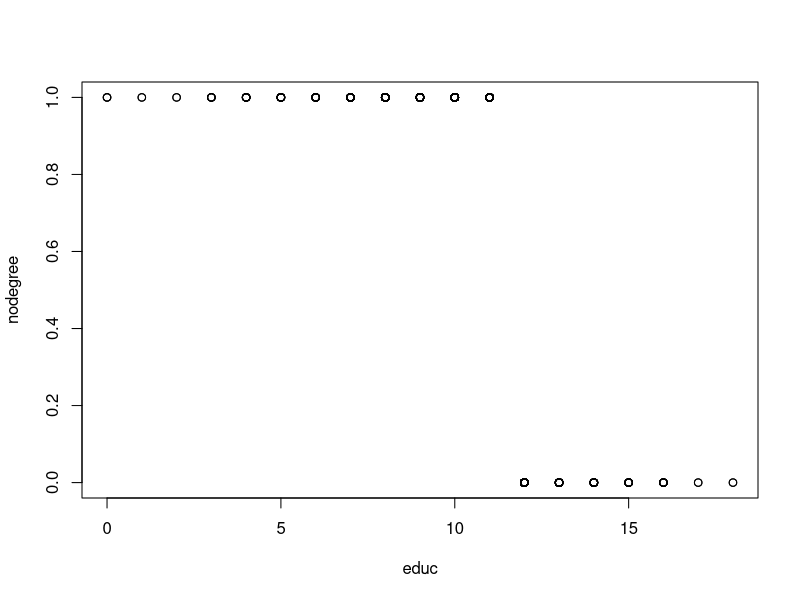
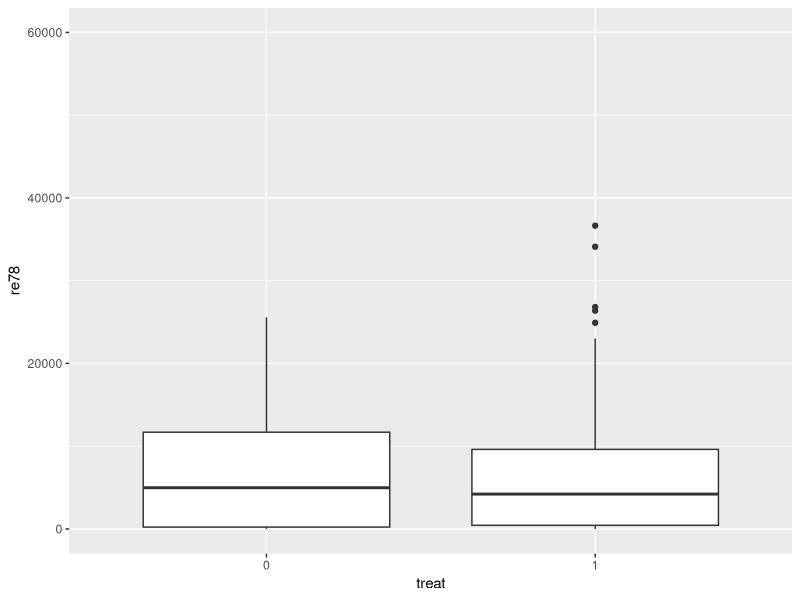
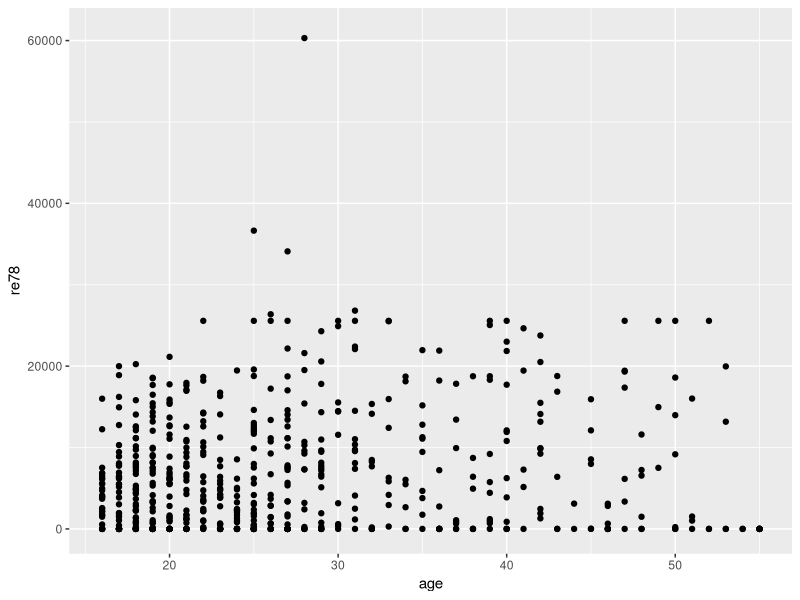
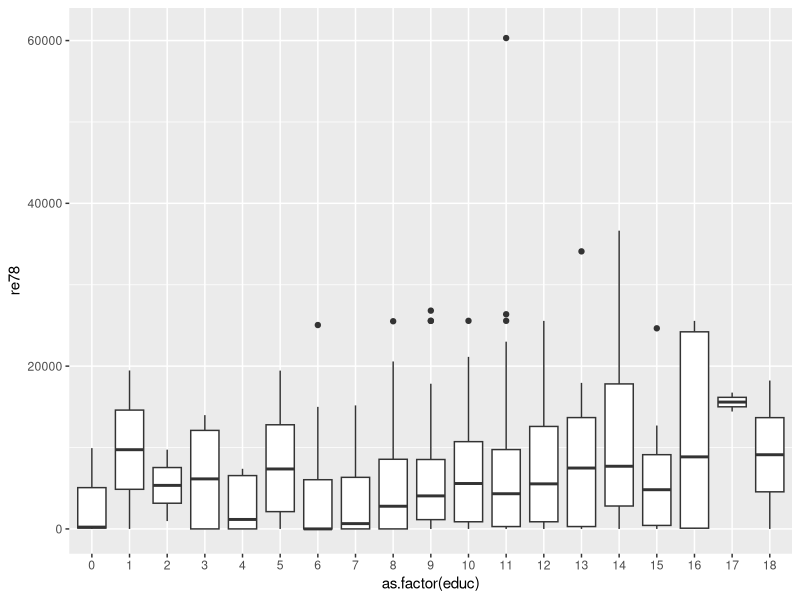
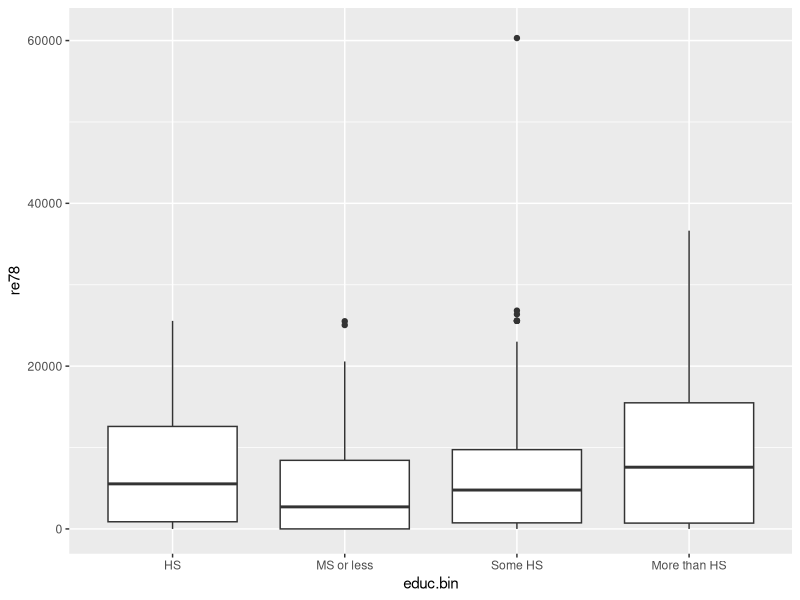
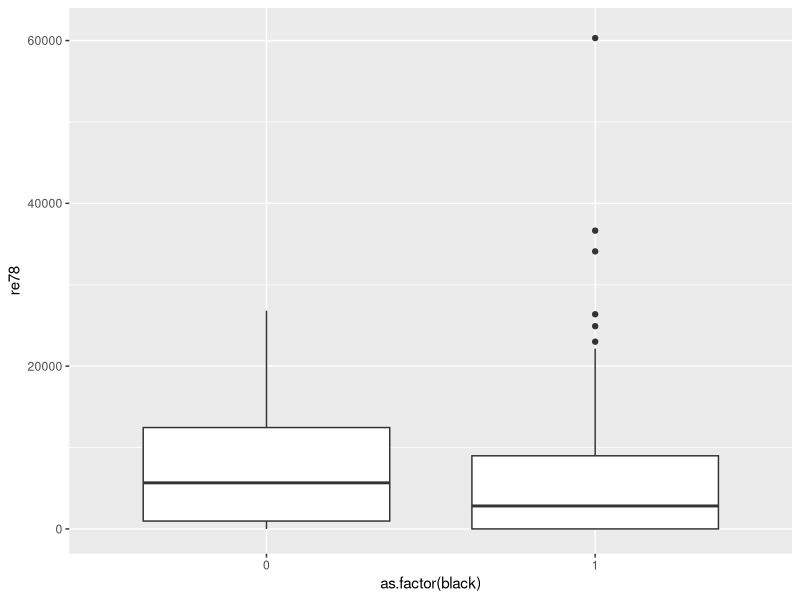
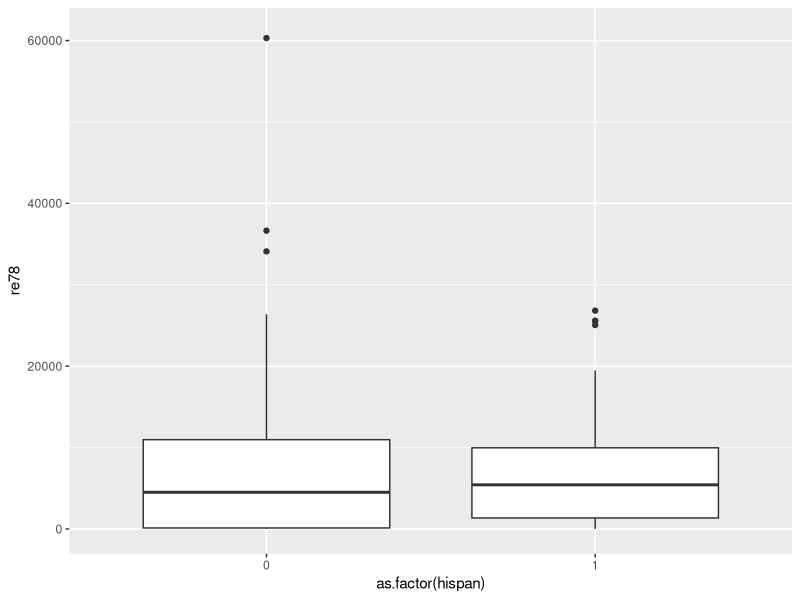
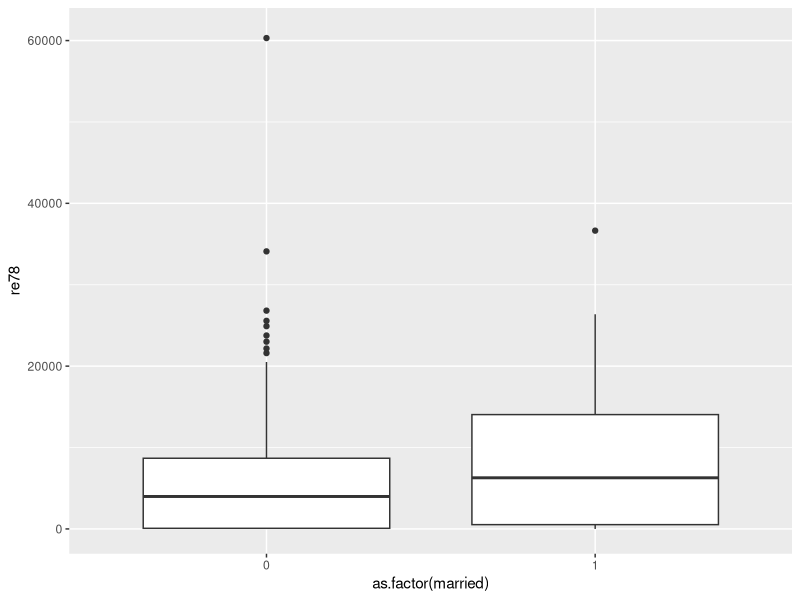

The R script that drew these images, in order:
setwd('/Users/annaberman/Desktop/702 Modeling/Assignments/Team Project 1')
library(ggplot2)
library(dplyr)
library(gridExtra)


# Load the data
lalonde <- read.csv('lalondedata.txt') %>%
    mutate(treat = as.factor(treat)) %>%
    mutate(treat = factor(treat, levels = c(0, 1))) %>%
    # logs
    mutate(re78_altered = re78 + .00000001,
           re78L = log(re78_altered),
           re74_altered = re74 + .00000001,
           re74L = log(re74_altered),
           ageL = log(age)) %>%
    # mean centering
    mutate(re78c = re78 - mean(re78),
           re78cl = re78L - mean(re78L),
           re78_altered = re78 + .00000001,
           re74Lc = re74L - mean(re74L),
           re75c = re75 - mean(re75),
           re74c = re74 - mean(re74),
           agec = age - mean(age)) %>%
    # educ
    mutate(educ.bin = ifelse(educ < 9, 'MS or less',
                             ifelse(educ < 12, 'Some HS',
                                    ifelse(educ == 12, 'HS', 'More than HS')))) %>%
    mutate(educ.bin = factor(educ.bin, levels = c('HS', 'MS or less', 'Some HS', 'More than HS'))) %>%
    # re74 bin
    mutate(re74.bin = ifelse(re74 < 2000, '<2000', '2000+'))
summary(lalonde)



# LINEAR: EXPLORATORY DATA ANALYSIS -----------------------------------------------

# Don't include nodegree
plot(nodegree ~ educ, data = lalonde)
table(lalonde$nodegree, lalonde$educ)

# TREAT
ggplot(lalonde) +
    geom_boxplot(mapping = aes(x = treat, y = re78)) + 
    ylim(c(0,60000))

# AGE
# Maybe needs a log
ggplot(lalonde) +
    geom_point(mapping = aes(x = age, y = re78)) + 
    ylim(c(0,61000))

# EDUC
# Linear positive effect past 8th grade
# Bin before 8th, HS, post
# Maybe continuous, maybe bins
ggplot(lalonde) +
    geom_boxplot(mapping = aes(x = as.factor(educ), y = re78)) + 
    ylim(c(0,61000))
table(as.factor(lalonde$educ))

ggplot(lalonde) +
    geom_boxplot(mapping = aes(x = educ.bin, y = re78)) + 
    ylim(c(0,61000))

# BLACK
# Negative effect, outlier 
ggplot(lalonde) +
    geom_boxplot(mapping = aes(x = as.factor(black), y = re78)) + 
    ylim(c(0,61000))

# HISPAN
# Maybe, outlier non-hispanic
ggplot(lalonde) +
    geom_boxplot(mapping = aes(x = as.factor(hispan), y = re78)) + 
    ylim(c(0,61000))

# MARRIED
# Positive
ggplot(lalonde) +
    geom_boxplot(mapping = aes(x = as.factor(married), y = re78)) + 
    ylim(c(0,61000))

# NODEGREE
# Negative
ggplot(lalonde) +
    geom_boxplot(mapping = aes(x = as.factor(nodegree), y = re78)) + 
    ylim(c(0,61000))


# RE74
# Negative
ggplot(lalonde) +
    geom_point(mapping = aes(x = re74, y = re78)) + 
    ylim(c(0,61000)) + 
    xlim(c(0,61000)) 

# RE75
# Negative
ggplot(lalonde) +
    geom_point(mapping = aes(x = re75, y = re78)) + 
    ylim(c(0,61000)) + 
    xlim(c(0,61000))

# RE74 vs. RE75
# People making less in 75 than 74
ggplot(lalonde) +
    geom_point(mapping = aes(x = re74, y = re75)) + 
    ylim(c(0,61000)) + 
    xlim(c(0,61000))

# Histogram of salaries per year
ggplot(lalonde) +
    geom_histogram(mapping = aes(re78, alpha = .5), fill = 'green') + 
    geom_histogram(mapping = aes(re74, alpha = .5), fill = 'blue') +
    geom_histogram(mapping = aes(re75, alpha = .5), fill = 'red') 

# We can have both 74 and 75 in our model!
cor(lalonde$re74, lalonde$re75)



# INTERACTION EFFECTS
# AGE
# Probably no interaction effect
ggplot(lalonde) +
    geom_point(mapping = aes(x = age, y = re78)) + 
    ylim(c(0,61000)) + 
    facet_grid(. ~ treat)

# Logging didn't help
ggplot(lalonde) +
    geom_point(mapping = aes(x = ageL, y = re78)) + 
    ylim(c(0,61000)) + 
    facet_grid(. ~ treat)

# EDUC
# Yes
# The more education you have the better the treatment works
ggplot(lalonde) +
    geom_boxplot(mapping = aes(x = as.factor(educ), y = re78)) + 
    ylim(c(0,61000)) + 
    facet_grid(. ~ treat)
table(as.factor(lalonde$educ))

ggplot(lalonde) +
    geom_boxplot(mapping = aes(x = educ.bin, y = re78)) + 
    ylim(c(0,61000)) + 
    facet_grid(. ~ treat)


# No interaction
ggplot(lalonde) +
    geom_point(mapping = aes(x = re74, y = re78)) + 
    ylim(c(0,61000)) + 
    facet_grid(. ~ educ.bin)



# BLACK
# Probably not
ggplot(lalonde) +
    geom_boxplot(mapping = aes(x = as.factor(black), y = re78)) + 
    ylim(c(0,61000)) + 
    facet_grid(. ~ treat)

# HISPAN
# No
ggplot(lalonde) +
    geom_boxplot(mapping = aes(x = as.factor(hispan), y = re78)) + 
    ylim(c(0,61000)) + 
    facet_grid(. ~ treat)

# MARRIED
# No
ggplot(lalonde) +
    geom_boxplot(mapping = aes(x = as.factor(married), y = re78)) + 
    ylim(c(0,61000)) + 
    facet_grid(. ~ treat)

# NODEGREE
# No
ggplot(lalonde) +
    geom_boxplot(mapping = aes(x = as.factor(nodegree), y = re78)) + 
    ylim(c(0,61000)) + 
    facet_grid(. ~ treat)






# LINEAR: LOGGED OUTCOME -----------
# TREAT
ggplot(lalonde) +
    geom_boxplot(mapping = aes(x = treat, y = re78L))

# AGE
# Linear trend over time
ggplot(lalonde) +
    geom_point(mapping = aes(x = age, y = re78L)) 

# Still no log
ggplot(lalonde) +
    geom_point(mapping = aes(x = ageL, y = re78L))

# EDUC
# Linear positive effect past 8th grade
# Bin before 8th, HS, post
# Maybe continuous, maybe bins
ggplot(lalonde) +
    geom_boxplot(mapping = aes(x = as.factor(educ), y = re78L)) 

# BLACK
# Negative effect, outlier 
ggplot(lalonde) +
    geom_boxplot(mapping = aes(x = as.factor(black), y = re78L)) 
# HISPAN
# Maybe, outlier non-hispanic
ggplot(lalonde) +
    geom_boxplot(mapping = aes(x = as.factor(hispan), y = re78L)) 

# MARRIED
# Positive
ggplot(lalonde) +
    geom_boxplot(mapping = aes(x = as.factor(married), y = re78L)) 

# NODEGREE
# Negative
ggplot(lalonde) +
    geom_boxplot(mapping = aes(x = as.factor(nodegree), y = re78L)) 



# INTERACTION EFFECTS
# AGE
# Probably no interaction effect
ggplot(lalonde) +
    geom_point(mapping = aes(x = age, y = re78L)) + 
    facet_grid(. ~ treat)

# Logging didn't help
ggplot(lalonde) +
    geom_point(mapping = aes(x = ageL, y = re78L)) + 
    facet_grid(. ~ treat)

# EDUC
# Yes
# The more education you have the better the treatment works
ggplot(lalonde) +
    geom_boxplot(mapping = aes(x = as.factor(educ), y = re78L)) + 
    facet_grid(. ~ treat)

# BLACK
# Probably not
ggplot(lalonde) +
    geom_boxplot(mapping = aes(x = as.factor(black), y = re78L)) + 
    facet_grid(. ~ treat)

# HISPAN
# No
ggplot(lalonde) +
    geom_boxplot(mapping = aes(x = as.factor(hispan), y = re78L)) + 
    facet_grid(. ~ treat)

# MARRIED
# No
ggplot(lalonde) +
    geom_boxplot(mapping = aes(x = as.factor(married), y = re78L)) + 
    facet_grid(. ~ treat)

# NODEGREE
# No
ggplot(lalonde) +
    geom_boxplot(mapping = aes(x = as.factor(nodegree), y = re78L)) + 
    facet_grid(. ~ treat)



# LINEAR: MODEL FITTING -----------------------------------------------------------

# Logged outcome
# multiple ways of binning education
# interaction with education
# interaction with black

# Fit 1
# Treatment has negative effect
# Doesn't control for starting salary
fit1 <- lm(re78c ~ treat, data = lalonde)
summary(fit1)

# Fit 2
fit2 <- lm(re78c ~ treat + age + educ + black + hispan + married + re74c + re75c, data = lalonde)
summary(fit2)

# Fit 3
# Logged re78
# Big fat nope
fit3 <- lm(re78cl ~ treat + age + educ + black + hispan + married + re74c + re75c, data = lalonde)
summary(fit3)

# Fit 4
# Binned education
fit4 <- lm(re78c ~ treat + age + educ.bin + black + hispan + married + re74c + re75c, data = lalonde)
summary(fit4)

# Fit 5
# Interaction with educ.in
fit5 <- lm(re78c ~ treat*educ.bin + age + black + hispan + married + re74c + re75c, data = lalonde)
summary(fit5)
# Not really sig 0.283
anova(fit4, fit5)

# Fit 6
# Interaction with educ.in
fit6 <- lm(re78c ~ treat*educ + age + black + hispan + married + re74c + re75c, data = lalonde)
summary(fit6)
# Not really sig 0.1096
anova(fit6, fit4)

# Fit 7
# Interaction with black
fit7 <- lm(re78c ~ treat*black + age + educ.bin + hispan + married + re74c + re75c, data = lalonde)
summary(fit7)
# Not significant
anova(fit4, fit7)


# Fit 8
# Interaction between educ.bin and re74
# It works, but for the appendix
# Outlier
fit8 <- lm(re78c ~ treat + age + educ.bin*re74c + black + hispan + married + re75c, data = lalonde)
summary(fit8)
# Yes!
anova(fit4, fit8)


# Fit 9
# Interaction between educ.bin and re74 and black
# It works, but for the appendix
# Outlier
fit9 <- lm(re78c ~ treat + age + educ.bin*re74c + educ.bin*black + hispan + married + re75c, data = lalonde)
summary(fit9)
# Yes!
anova(fit9, fit8)




final_fit <- fit4
summary(final_fit)

# Fit 10
# Interaction between educ.bin and re74 and black
# It works, but for the appendix
# Outlier
fit10 <- lm(re78c ~ treat + age + educ.bin + black + hispan + married + re74Lc + re75c, data = lalonde)
summary(fit10)
# Yes!
anova(fit9, fit8)



# LINEAR: RESIDUALS ---------------------------------------------------------------

# TREAT
ggplot(lalonde) +
    geom_boxplot(mapping = aes(x = treat, y = final_fit$residuals))

# AGE
ggplot(lalonde) +
    geom_point(mapping = aes(x = age, y = final_fit$residuals)) 

# EDUC
ggplot(lalonde) +
    geom_boxplot(mapping = aes(x = educ.bin, y = final_fit$residuals))

# BLACK
ggplot(lalonde) +
    geom_boxplot(mapping = aes(x = as.factor(black), y = final_fit$residuals)) 

# HISPAN
ggplot(lalonde) +
    geom_boxplot(mapping = aes(x = as.factor(hispan), y = final_fit$residuals)) 

# MARRIED
ggplot(lalonde) +
    geom_boxplot(mapping = aes(x = as.factor(married), y = final_fit$residuals)) 

# RE74
# Log?
ggplot(lalonde) +
    geom_point(mapping = aes(x = re74, y = final_fit$residuals)) 

# RE75
ggplot(lalonde) +
    geom_point(mapping = aes(x = re75, y = final_fit$residuals)) 










